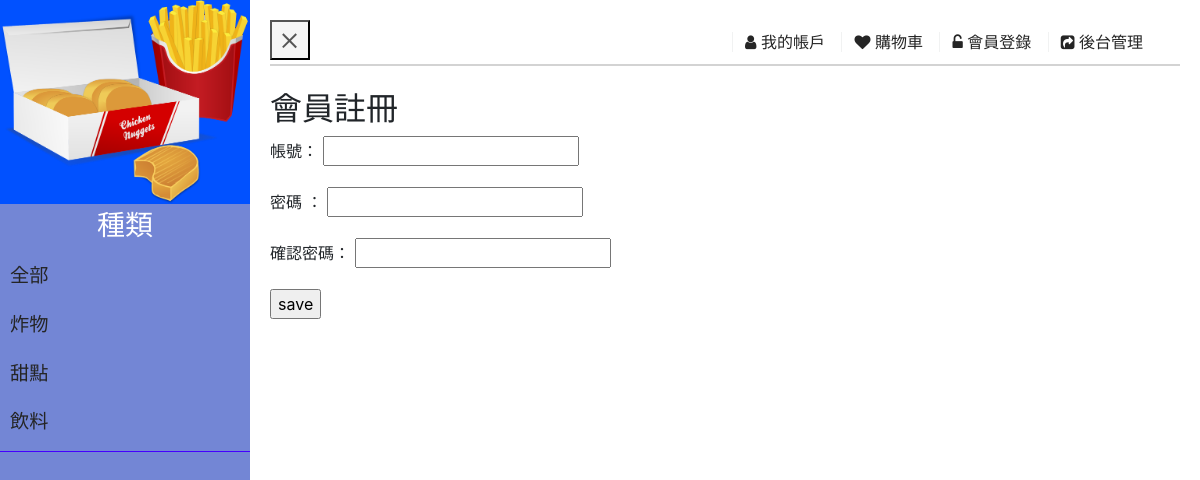
The page /account/register on the database its author committed.
### shop/models.py (models this page shows, shortened)
class Category(models.Model):
    name = models.CharField(max_length=200)
    slug = models.SlugField(max_length=200, unique=True)
    class Meta:
        ordering = ('name',)
        verbose_name = 'category' # 給你的模型類一個更可讀的名字
        verbose_name_plural = 'categories' # 指定模型的複數形式是什麼
    def get_absolute_url(self):
        return reverse('shop:product_list_by_category', args=[self.slug])

### account/views.py (the view)
# urls.py: path('register', views.register, name='register'),
def register(request):
    categories = Category.objects.all()
    if request.method == 'POST':
        form = RegistrationForm(request.POST)
        if form.is_valid():
            username = form.cleaned_data['username']
            password = form.cleaned_data['password2']
            User.objects.create_user(username=username, password=password)
            return HttpResponseRedirect("/account/")
    else:
        form = RegistrationForm()
    return render(request, 'account/registration.html', {'form': form, 'categories': categories})

### account/form.py (shortened to what this page needs)
class RegistrationForm(forms.Form):
    username = forms.CharField(label=' 帳號', max_length=50)
    password1 = forms.CharField(label=' 密碼 ', widget=forms.PasswordInput)
    password2 = forms.CharField(label='確認密碼', widget=forms.PasswordInput)

### templates/account/registration.html (shortened to what this page needs)
{% extends "shop/base.html" %}
{% load static %}
{% block content %}
    <br>
    <h2>會員註冊</h2>
    <form method='POST'>
      {{ form.as_p }}
    <input type="submit" value="save" />
    </form>
{% endblock %}

### templates/shop/base.html (shortened to what this page needs)
{% load static %}
<!DOCTYPE html>
<html>
<head>
    <link href="{% static "css/bootstrap.min.css" %}" rel="stylesheet" >
    <link href="{% static "css/font-awesome.min.css" %}" rel="stylesheet" >
    <link href="{% static "css/base.css" %}" rel="stylesheet">
</head>
<body>
    <div id="sidebar">
        <div class="sidebar-header">
            <img src={% static "img/logo.png" %} alt="Logo" class="img-fluid">
        </div>
        <ul class="components">
            <h3>種類</h3>
            <li {% if not category %}class="selected"{% endif %}>
                <a href="{% url "shop:product_list" %}">全部</a>
            </li>
            {% for c in categories %}
                <li {% if category.slug == c.slug %}class="selected"{% endif %}>
                    <a href="{{ c.get_absolute_url }}">{{ c.name }}</a>
                </li>
            {% endfor %}
        </ul>
    </div>
    <div id="content">
        <div class="header-top">
            <div class="container">
                <div class="row">
                    <button type="button" id="sidebarCollapse" class="navbar-btn">
                        <span></span>
                    </button>
                    <div class="col">
                        <div class="header-user-info">
                            <a href="/account/dashboard">
                                <i class="fa fa-user"></i>
                                我的帳戶
                            </a>
                            <a href="/cart/">
                                <i class="fa fa-heart"></i>
                                購物車
                            </a>
                            {% if request.user.is_authenticated %}
                                <a href="/account/logout">
                                    <i class="fa fa-lock"></i>
                                    會員登出
                                </a>
                            {% else %}
                                <a href="/account/">
                                    <i class="fa fa-unlock-alt"></i>
                                    會員登錄
                                </a>
                            {% endif %}
                            <a href="/admin/">
                                <i class="fa fa-share-square"></i>
                                後台管理
                            </a>
                        </div>
                    </div>
                </div>
            </div>
        </div>
        <div id="main" class="product-list">
            {% block content %}
            {% endblock %}
        </div>
    </div>
</body>
</html>

### templates/static/css/base.css (style rules this page uses)
h3 { text-align:center; }
.header-top { border-bottom: 2px solid #d3d3d3; }
.header-user-info { padding: 10px ; text-align: right; }
.header-user-info a { border-left: 1px solid #f1f2f2; color: #252525; font-size: 16px; padding-left: 12px; margin-right: 12px; }
#sidebar { position: fixed; height:100%; width:250px; overflow-y:scroll; background: #7386D5; color: #fff; transition: all 0.4s cubic-bezier(0.945, 0.020, 0.270, 0.665); }
#sidebar .sidebar-header { background: #0151ff; }
#sidebar ul.components { padding: 5px 0; border-bottom: 1px solid #4400ff; }
#sidebar ul li a { padding: 10px; font-size: 1.2em; color: #252525; display: block; }
#content { width: auto; margin-left: 250px; padding: 20px; min-height: 100vh; transition: all 0.3s; }
#sidebarCollapse { width: 40px; height: 40px; background: #f5f5f5; cursor: pointer; }
#sidebarCollapse span { width: 80%; height: 2px; margin: 0 auto; display: block; background: #555; transition: all 0.5s cubic-bezier(0.810, -0.330, 0.345, 1.375); transition-delay: 0.2s; }
#sidebarCollapse span:last-of-type { transform: rotate(-45deg) translate(1px, -1px); }

### rows shown on the page
Category: name "炸物"
Category: name "甜點"
Category: name "飲料"
